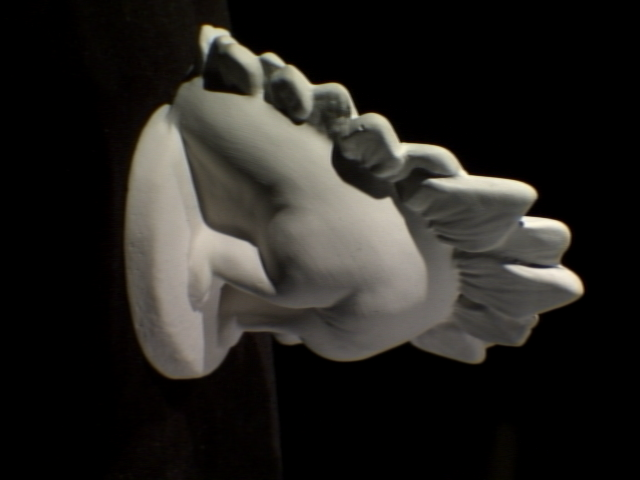
#> input picture dinoSparseRing/dinoSR0004.png, 640 x 480 px
$ jupyter execute depreciated_edge_features_detection.ipynb
#> lines starting #> are read from the running program, lines starting #| are printed output that depends on the picture; after the words box and inside, x2 and y2 are one past the last pixel; in counts of white or black regions, pixels touching at a corner belong together
[cell 1]
import matplotlib.image as image
import matplotlib.pyplot as plt
import numpy as np
from skimage import feature
from skimage.color import rgb2gray

[cell 2]
sample_im = image.imread("dinoSparseRing/dinoSR0004.png")
#> sample_im is the input picture: shape (480, 640, 3) float32; mean R, G, B 0.146, 0.139, 0.126
plt.imshow(sample_im)

[cell 3]
# Edge detection

imgray = rgb2gray(sample_im)
can = feature.canny(imgray, 2.0)
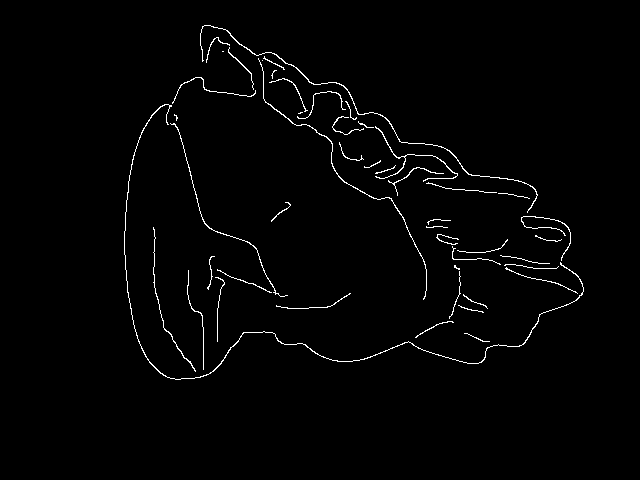
#> can: shape (480, 640) bool; 1.5% white in thin lines or dots, all inside (x1, y1, x2, y2) = (124, 25, 584, 380)

# Mesh
y, x = np.where(can)
#> y = 4650 values from 25 to 379; x = 4650 values, max 583 at index 3386, min 124 at index 2462, mean 340.2
edge_points = np.append(y[:,None], x[:,None], axis = 1)
#> edge_points = 4650 pairs, first value 25 to 379, second value 124 to 583

fig, ax = plt.subplots()
ax.imshow(can,cmap="gray")
ax.plot(edge_points[:, 1], edge_points[:, 0], color='cyan', marker='o',
        linestyle='None', markersize=0.5)
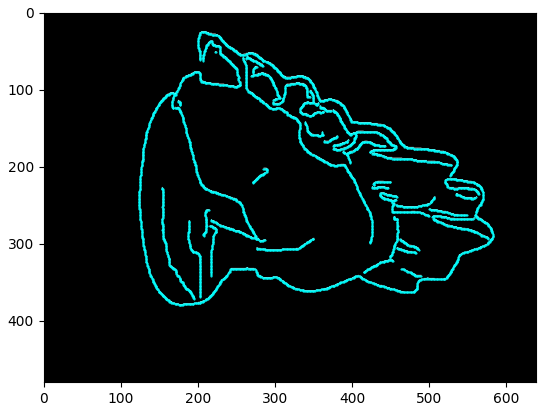
#> figure drawn by matplotlib, 1 panel

[cell 4]
# Conner detection
coords = feature.corner_peaks(feature.corner_harris(imgray), min_distance=5, threshold_rel=0.002)
#> coords = 54 pairs, first value 26 to 349, second value 168 to 581
coords_subpix = feature.corner_subpix(imgray, coords, window_size=10)
#> coords_subpix = 54 rows, first 8: [142.2, 399.8], [115.5, 358.5], [215.6, 524.3], [226.3, 523.8], [nan, nan], [265.4, 561.2], [55.92, 258.1], [29.62, 206]

fig, ax = plt.subplots()
ax.imshow(sample_im, cmap=plt.cm.gray)
# ax.plot(coords[:, 1], coords[:, 0], color='cyan', marker='o',
#         linestyle='None', markersize=6)
ax.plot(coords_subpix[:, 1], coords_subpix[:, 0], '+r', markersize=15)
plt.show()
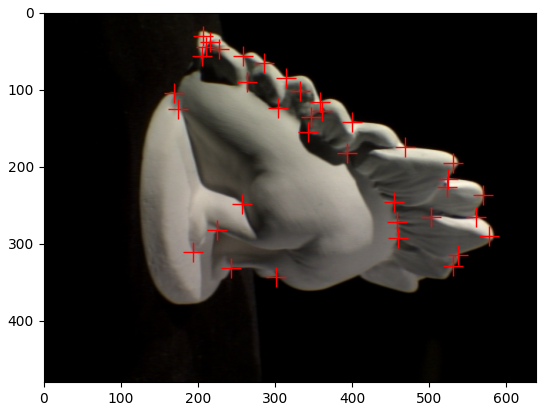
#> figure drawn by matplotlib, 1 panel

$ run again, with dinoSparseRing/dinoSR0003.png copied over dinoSparseRing/dinoSR0004.png
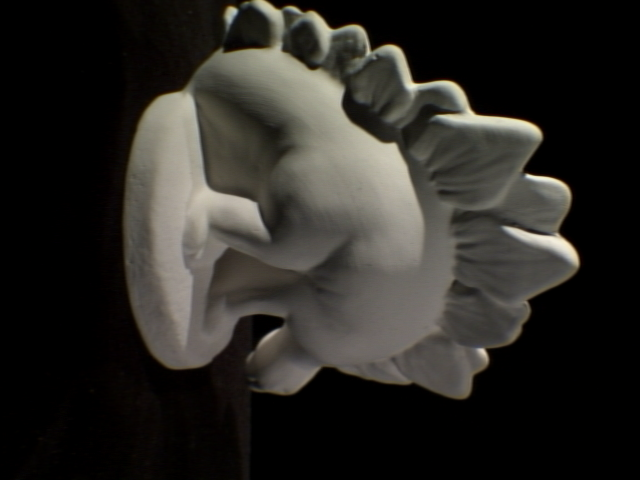
#> input picture dinoSparseRing/dinoSR0003.png, 640 x 480 px
#> sample_im is the input picture: shape (480, 640, 3) float32; mean R, G, B 0.168, 0.16, 0.145
#> `can = feature.canny(imgray, 2.0)`:
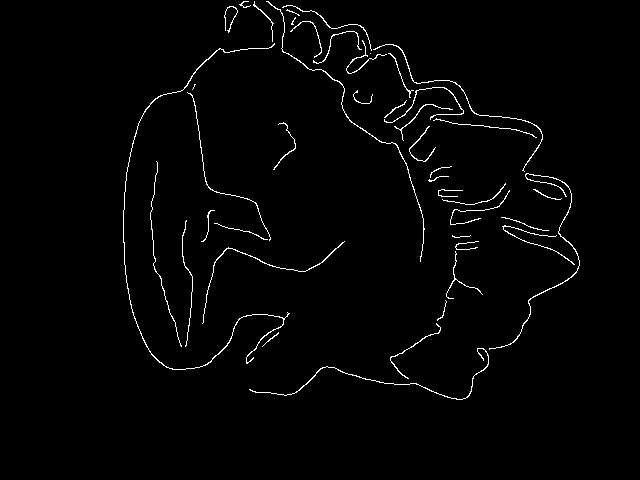
#> can: shape (480, 640) bool; 1.7% white in thin lines or dots, all inside (x1, y1, x2, y2) = (123, 1, 580, 400)
#> y = 5255 values from 1 to 399; x = 5255 values, max 579 at index 3738, min 123 at index 2856, mean 351.7
#> edge_points = 5255 pairs, first value 1 to 399, second value 123 to 579
#> coords = 49 pairs, first value 7 to 383, second value 187 to 577
#> coords_subpix = 49 rows, first 8: [nan, nan], [51.62, 370.7], [10.96, 232.4], [nan, nan], [115.1, 433.8], [300, 526.7], [225.7, 501.1], [9.37, 280.6]
#> `plt.show()`:
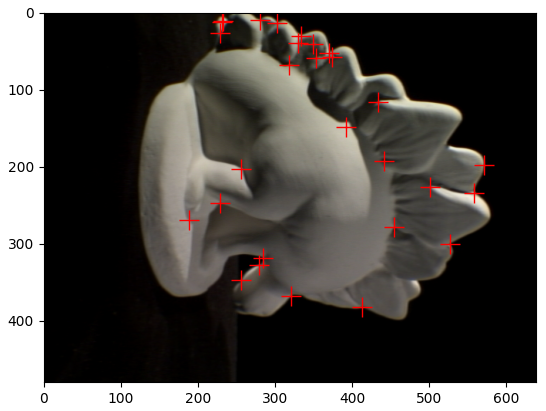
#> figure drawn by matplotlib, 1 panel
